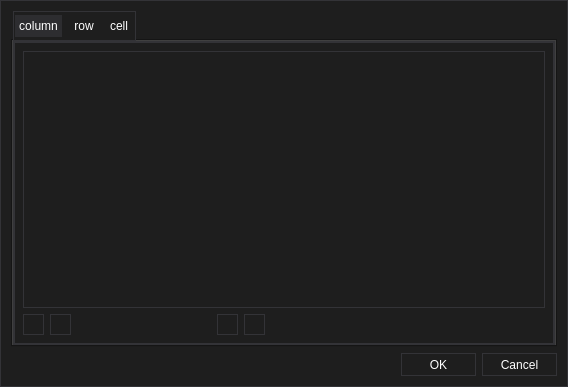
<?xml version="1.0" encoding="UTF-8"?>
<ui version="4.0">
 <class>TableBoxEditerDialog</class>
 <widget class="QDialog" name="TableBoxEditerDialog">
  <property name="geometry">
   <rect>
    <x>0</x>
    <y>0</y>
    <width>568</width>
    <height>387</height>
   </rect>
  </property>
  <property name="font">
   <font>
    <family>Arial</family>
   </font>
  </property>
  <property name="windowTitle">
   <string>Edit Table Cell</string>
  </property>
  <property name="windowIcon">
   <iconset resource="UIDesigner.qrc">
    <normaloff>:/UIDesigner/Resources/UI.png</normaloff>:/UIDesigner/Resources/UI.png</iconset>
  </property>
  <property name="styleSheet">
   <string notr="true">/*
	Copyright 2013 Emanuel Claesson

	Licensed under the Apache License, Version 2.0 (the &quot;License&quot;);
	you may not use this file except in compliance with the License.
	You may obtain a copy of the License at

		http://www.apache.org/licenses/LICENSE-2.0

	Unless required by applicable law or agreed to in writing, software
	distributed under the License is distributed on an &quot;AS IS&quot; BASIS,
	WITHOUT WARRANTIES OR CONDITIONS OF ANY KIND, either express or implied.
	See the License for the specific language governing permissions and
	limitations under the License.
*/

/*
	COLOR_DARK     = #1e1e1e
	COLOR_MEDIUM   = #2d2d30
	COLOR_MEDLIGHT = #333337
	COLOR_LIGHT    = #FFFFFF
	COLOR_ACCENT   = #3f3f46
*/

* {
	background: #1e1e1e;
	color: #FFFFFF;
	border: 1px solid #333337;
}

QWidget::item:selected {
	background: #3f3f46;
}

QCheckBox, QRadioButton {
	border: none;
}

QRadioButton::indicator, QCheckBox::indicator {
	width: 13px;
	height: 13px;
}

QRadioButton::indicator::unchecked, QCheckBox::indicator::unchecked {
	border: 1px solid #333337;
	background: none;
}

QRadioButton::indicator:unchecked:hover, QCheckBox::indicator:unchecked:hover {
	border: 1px solid #FFFFFF;
}

QRadioButton::indicator::checked, QCheckBox::indicator::checked {
	border: 1px solid #333337;
	background: #333337;
}

QRadioButton::indicator:checked:hover, QCheckBox::indicator:checked:hover {
	border: 1px solid #FFFFFF;
	background: #FFFFFF;
}

QGroupBox {
	margin-top: 6px;
}

QGroupBox::title {
	top: -7px;
	left: 7px;
}

QScrollBar {
	border: 1px solid #686868;
	background: #1e1e1e;
}

QScrollBar:horizontal {
	height: 15px;
	margin: 0px 0px 0px 32px;
}

QScrollBar:vertical {
	width: 15px;
	margin: 32px 0px 0px 0px;
}

QScrollBar::handle {
	background: #2d2d30;
	border: 1px solid #333337;
}

QScrollBar::handle:horizontal {
	border-width: 0px 1px 0px 1px;
}

QScrollBar::handle:vertical {
	border-width: 1px 0px 1px 0px;
}

QScrollBar::handle:horizontal {
	min-width: 20px;
}

QScrollBar::handle:vertical {
	min-height: 20px;
}

QScrollBar::add-line, QScrollBar::sub-line {
	background:#2d2d30;
	border: 1px solid #333337;
	subcontrol-origin: margin;
}

QScrollBar::add-line {
	position: absolute;
}

QScrollBar::add-line:horizontal {
	width: 15px;
	subcontrol-position: left;
	left: 15px;
}

QScrollBar::add-line:vertical {
	height: 15px;
	subcontrol-position: top;
	top: 15px;
}

QScrollBar::sub-line:horizontal {
	width: 15px;
	subcontrol-position: top left;
}

QScrollBar::sub-line:vertical {
	height: 15px;
	subcontrol-position: top;
}

QScrollBar:left-arrow, QScrollBar::right-arrow, QScrollBar::up-arrow, QScrollBar::down-arrow {
	border: 1px solid #333337;
	width: 3px;
	height: 3px;
}

QScrollBar::add-page, QScrollBar::sub-page {
	background: none;
}

QAbstractButton:hover {
	background: #2d2d30;
}

QAbstractButton:pressed {
	background: #333337;
}

QAbstractItemView {
	show-decoration-selected: 1;
	selection-background-color: #3f3f46;
	selection-color: #FFFFFF;
	alternate-background-color: #2d2d30;
}

QHeaderView {
	border: 1px solid #333337;
}

QHeaderView::section {
	background: #1e1e1e;
	border: 1px solid #333337;
	padding: 4px;
}

QHeaderView::section:selected, QHeaderView::section::checked {
	background: #2d2d30;
}

QTableView {
	gridline-color: #333337;
}

QTabBar {
	margin-left: 2px;
}

QTabBar::tab {
	border-radius: 0px;
	padding: 4px;
	margin: 4px;
}

QTabBar::tab:selected {
	background: #2d2d30;
}

QComboBox::down-arrow {
	border: 1px solid #333337;
	background: #2d2d30;
}

QComboBox::drop-down {
	border: 1px solid #333337;
	background: #2d2d30;
}

QComboBox::down-arrow {
	width: 3px;
	height: 3px;
	border: 1px solid #333337;
}

QAbstractSpinBox {
	padding-right: 15px;
}

QAbstractSpinBox::up-button, QAbstractSpinBox::down-button {
	border: 1px solid #333337;
	background: #2d2d30;
	subcontrol-origin: border;
}

QAbstractSpinBox::up-arrow, QAbstractSpinBox::down-arrow {
	width: 3px;
	height: 3px;
	border: 1px solid #333337;
}

QSlider {
	border: none;
}

QSlider::groove:horizontal {
	height: 5px;
	margin: 4px 0px 4px 0px;
}

QSlider::groove:vertical {
	width: 5px;
	margin: 0px 4px 0px 4px;
}

QSlider::handle {
	border: 1px solid #333337;
	background: #2d2d30;
}

QSlider::handle:horizontal {
	width: 15px;
	margin: -4px 0px -4px 0px;
}

QSlider::handle:vertical {
	height: 15px;
	margin: 0px -4px 0px -4px;
}

QSlider::add-page:vertical, QSlider::sub-page:horizontal {
	background: #3f3f46;
}

QSlider::sub-page:vertical, QSlider::add-page:horizontal {
	background: #2d2d30;
}

QLabel {
	border: none;
}

QProgressBar {
	text-align: center;
}

QProgressBar::chunk {
	width: 1px;
	background-color: #3f3f46;
}

QMenu::separator {
	background: #2d2d30;
}</string>
  </property>
  <property name="locale">
   <locale language="English" country="UnitedStates"/>
  </property>
  <layout class="QVBoxLayout" name="verticalLayout">
   <item>
    <widget class="QTabWidget" name="_tabWidget">
     <property name="font">
      <font>
       <family>Arial</family>
      </font>
     </property>
     <property name="styleSheet">
      <string notr="true">/*
	Copyright 2013 Emanuel Claesson

	Licensed under the Apache License, Version 2.0 (the &quot;License&quot;);
	you may not use this file except in compliance with the License.
	You may obtain a copy of the License at

		http://www.apache.org/licenses/LICENSE-2.0

	Unless required by applicable law or agreed to in writing, software
	distributed under the License is distributed on an &quot;AS IS&quot; BASIS,
	WITHOUT WARRANTIES OR CONDITIONS OF ANY KIND, either express or implied.
	See the License for the specific language governing permissions and
	limitations under the License.
*/

/*
	COLOR_DARK     = #1e1e1e
	COLOR_MEDIUM   = #2d2d30
	COLOR_MEDLIGHT = #333337
	COLOR_LIGHT    = #FFFFFF
	COLOR_ACCENT   = #3f3f46
*/

* {
	background: #1e1e1e;
	color: #FFFFFF;
	border: 1px solid #333337;
}

QWidget::item:selected {
	background: #3f3f46;
}

QCheckBox, QRadioButton {
	border: none;
}

QRadioButton::indicator, QCheckBox::indicator {
	width: 13px;
	height: 13px;
}

QRadioButton::indicator::unchecked, QCheckBox::indicator::unchecked {
	border: 1px solid #333337;
	background: none;
}

QRadioButton::indicator:unchecked:hover, QCheckBox::indicator:unchecked:hover {
	border: 1px solid #FFFFFF;
}

QRadioButton::indicator::checked, QCheckBox::indicator::checked {
	border: 1px solid #333337;
	background: #333337;
}

QRadioButton::indicator:checked:hover, QCheckBox::indicator:checked:hover {
	border: 1px solid #FFFFFF;
	background: #FFFFFF;
}

QGroupBox {
	margin-top: 6px;
}

QGroupBox::title {
	top: -7px;
	left: 7px;
}

QScrollBar {
	border: 1px solid #686868;
	background: #1e1e1e;
}

QScrollBar:horizontal {
	height: 15px;
	margin: 0px 0px 0px 32px;
}

QScrollBar:vertical {
	width: 15px;
	margin: 32px 0px 0px 0px;
}

QScrollBar::handle {
	background: #2d2d30;
	border: 1px solid #333337;
}

QScrollBar::handle:horizontal {
	border-width: 0px 1px 0px 1px;
}

QScrollBar::handle:vertical {
	border-width: 1px 0px 1px 0px;
}

QScrollBar::handle:horizontal {
	min-width: 20px;
}

QScrollBar::handle:vertical {
	min-height: 20px;
}

QScrollBar::add-line, QScrollBar::sub-line {
	background:#2d2d30;
	border: 1px solid #333337;
	subcontrol-origin: margin;
}

QScrollBar::add-line {
	position: absolute;
}

QScrollBar::add-line:horizontal {
	width: 15px;
	subcontrol-position: left;
	left: 15px;
}

QScrollBar::add-line:vertical {
	height: 15px;
	subcontrol-position: top;
	top: 15px;
}

QScrollBar::sub-line:horizontal {
	width: 15px;
	subcontrol-position: top left;
}

QScrollBar::sub-line:vertical {
	height: 15px;
	subcontrol-position: top;
}

QScrollBar:left-arrow, QScrollBar::right-arrow, QScrollBar::up-arrow, QScrollBar::down-arrow {
	border: 1px solid #333337;
	width: 3px;
	height: 3px;
}

QScrollBar::add-page, QScrollBar::sub-page {
	background: none;
}

QAbstractButton:hover {
	background: #2d2d30;
}

QAbstractButton:pressed {
	background: #333337;
}

QAbstractItemView {
	show-decoration-selected: 1;
	selection-background-color: #3f3f46;
	selection-color: #FFFFFF;
	alternate-background-color: #2d2d30;
}

QHeaderView {
	border: 1px solid #333337;
}

QHeaderView::section {
	background: #1e1e1e;
	border: 1px solid #333337;
	padding: 4px;
}

QHeaderView::section:selected, QHeaderView::section::checked {
	background: #2d2d30;
}

QTableView {
	gridline-color: #333337;
}

QTabBar {
	margin-left: 2px;
}

QTabBar::tab {
	border-radius: 0px;
	padding: 4px;
	margin: 4px;
}

QTabBar::tab:selected {
	background: #2d2d30;
}

QComboBox::down-arrow {
	border: 1px solid #333337;
	background: #2d2d30;
}

QComboBox::drop-down {
	border: 1px solid #333337;
	background: #2d2d30;
}

QComboBox::down-arrow {
	width: 3px;
	height: 3px;
	border: 1px solid #333337;
}

QAbstractSpinBox {
	padding-right: 15px;
}

QAbstractSpinBox::up-button, QAbstractSpinBox::down-button {
	border: 1px solid #333337;
	background: #2d2d30;
	subcontrol-origin: border;
}

QAbstractSpinBox::up-arrow, QAbstractSpinBox::down-arrow {
	width: 3px;
	height: 3px;
	border: 1px solid #333337;
}

QSlider {
	border: none;
}

QSlider::groove:horizontal {
	height: 5px;
	margin: 4px 0px 4px 0px;
}

QSlider::groove:vertical {
	width: 5px;
	margin: 0px 4px 0px 4px;
}

QSlider::handle {
	border: 1px solid #333337;
	background: #2d2d30;
}

QSlider::handle:horizontal {
	width: 15px;
	margin: -4px 0px -4px 0px;
}

QSlider::handle:vertical {
	height: 15px;
	margin: 0px -4px 0px -4px;
}

QSlider::add-page:vertical, QSlider::sub-page:horizontal {
	background: #3f3f46;
}

QSlider::sub-page:vertical, QSlider::add-page:horizontal {
	background: #2d2d30;
}

QLabel {
	border: none;
}

QProgressBar {
	text-align: center;
}

QProgressBar::chunk {
	width: 1px;
	background-color: #3f3f46;
}

QMenu::separator {
	background: #2d2d30;
}</string>
     </property>
     <property name="currentIndex">
      <number>0</number>
     </property>
     <widget class="QWidget" name="_column">
      <property name="font">
       <font>
        <family>Arial</family>
       </font>
      </property>
      <attribute name="title">
       <string>column</string>
      </attribute>
      <layout class="QVBoxLayout" name="verticalLayout_3">
       <item>
        <widget class="QListWidget" name="_columnList">
         <property name="font">
          <font>
           <family>Arial</family>
          </font>
         </property>
        </widget>
       </item>
       <item>
        <layout class="QHBoxLayout" name="horizontalLayout_3">
         <item>
          <widget class="QToolButton" name="_cAddBtn">
           <property name="font">
            <font>
             <family>Arial</family>
            </font>
           </property>
           <property name="text">
            <string/>
           </property>
           <property name="icon">
            <iconset resource="UIDesigner.qrc">
             <normaloff>:/UIDesigner/Resources/add.png</normaloff>:/UIDesigner/Resources/add.png</iconset>
           </property>
          </widget>
         </item>
         <item>
          <widget class="QToolButton" name="_cDelBtn">
           <property name="font">
            <font>
             <family>Arial</family>
            </font>
           </property>
           <property name="text">
            <string/>
           </property>
           <property name="icon">
            <iconset resource="UIDesigner.qrc">
             <normaloff>:/UIDesigner/Resources/del.png</normaloff>:/UIDesigner/Resources/del.png</iconset>
           </property>
          </widget>
         </item>
         <item>
          <spacer name="horizontalSpacer_7">
           <property name="orientation">
            <enum>Qt::Horizontal</enum>
           </property>
           <property name="sizeHint" stdset="0">
            <size>
             <width>40</width>
             <height>20</height>
            </size>
           </property>
          </spacer>
         </item>
         <item>
          <widget class="QToolButton" name="_cMoveUpBtn">
           <property name="font">
            <font>
             <family>Arial</family>
            </font>
           </property>
           <property name="text">
            <string/>
           </property>
           <property name="icon">
            <iconset resource="UIDesigner.qrc">
             <normaloff>:/UIDesigner/Resources/up.png</normaloff>:/UIDesigner/Resources/up.png</iconset>
           </property>
          </widget>
         </item>
         <item>
          <widget class="QToolButton" name="_cMoveDownBtn">
           <property name="font">
            <font>
             <family>Arial</family>
            </font>
           </property>
           <property name="text">
            <string/>
           </property>
           <property name="icon">
            <iconset resource="UIDesigner.qrc">
             <normaloff>:/UIDesigner/Resources/down.png</normaloff>:/UIDesigner/Resources/down.png</iconset>
           </property>
          </widget>
         </item>
         <item>
          <spacer name="horizontalSpacer_8">
           <property name="orientation">
            <enum>Qt::Horizontal</enum>
           </property>
           <property name="sizeHint" stdset="0">
            <size>
             <width>40</width>
             <height>20</height>
            </size>
           </property>
          </spacer>
         </item>
         <item>
          <spacer name="horizontalSpacer_9">
           <property name="orientation">
            <enum>Qt::Horizontal</enum>
           </property>
           <property name="sizeHint" stdset="0">
            <size>
             <width>40</width>
             <height>20</height>
            </size>
           </property>
          </spacer>
         </item>
        </layout>
       </item>
      </layout>
     </widget>
     <widget class="QWidget" name="_row">
      <attribute name="title">
       <string>row</string>
      </attribute>
      <layout class="QVBoxLayout" name="verticalLayout_2">
       <item>
        <widget class="QListWidget" name="_rowList"/>
       </item>
       <item>
        <layout class="QHBoxLayout" name="horizontalLayout_2">
         <item>
          <widget class="QToolButton" name="_rAddBtn">
           <property name="text">
            <string/>
           </property>
           <property name="icon">
            <iconset resource="UIDesigner.qrc">
             <normaloff>:/UIDesigner/Resources/add.png</normaloff>:/UIDesigner/Resources/add.png</iconset>
           </property>
          </widget>
         </item>
         <item>
          <widget class="QToolButton" name="_rDelBtn">
           <property name="text">
            <string/>
           </property>
           <property name="icon">
            <iconset resource="UIDesigner.qrc">
             <normaloff>:/UIDesigner/Resources/del.png</normaloff>:/UIDesigner/Resources/del.png</iconset>
           </property>
          </widget>
         </item>
         <item>
          <spacer name="horizontalSpacer_2">
           <property name="orientation">
            <enum>Qt::Horizontal</enum>
           </property>
           <property name="sizeHint" stdset="0">
            <size>
             <width>40</width>
             <height>20</height>
            </size>
           </property>
          </spacer>
         </item>
         <item>
          <widget class="QToolButton" name="_rMoveUpBtn">
           <property name="text">
            <string/>
           </property>
           <property name="icon">
            <iconset resource="UIDesigner.qrc">
             <normaloff>:/UIDesigner/Resources/up.png</normaloff>:/UIDesigner/Resources/up.png</iconset>
           </property>
          </widget>
         </item>
         <item>
          <widget class="QToolButton" name="_rMoveDownBtn">
           <property name="text">
            <string/>
           </property>
           <property name="icon">
            <iconset resource="UIDesigner.qrc">
             <normaloff>:/UIDesigner/Resources/down.png</normaloff>:/UIDesigner/Resources/down.png</iconset>
           </property>
          </widget>
         </item>
         <item>
          <spacer name="horizontalSpacer_3">
           <property name="orientation">
            <enum>Qt::Horizontal</enum>
           </property>
           <property name="sizeHint" stdset="0">
            <size>
             <width>40</width>
             <height>20</height>
            </size>
           </property>
          </spacer>
         </item>
         <item>
          <spacer name="horizontalSpacer_6">
           <property name="orientation">
            <enum>Qt::Horizontal</enum>
           </property>
           <property name="sizeHint" stdset="0">
            <size>
             <width>40</width>
             <height>20</height>
            </size>
           </property>
          </spacer>
         </item>
        </layout>
       </item>
      </layout>
     </widget>
     <widget class="QWidget" name="_cell">
      <attribute name="title">
       <string>cell</string>
      </attribute>
      <layout class="QVBoxLayout" name="verticalLayout_4">
       <item>
        <widget class="QTableWidget" name="_cellTable">
         <property name="selectionMode">
          <enum>QAbstractItemView::SingleSelection</enum>
         </property>
        </widget>
       </item>
       <item>
        <layout class="QHBoxLayout" name="horizontalLayout_4">
         <item>
          <spacer name="horizontalSpacer_11">
           <property name="orientation">
            <enum>Qt::Horizontal</enum>
           </property>
           <property name="sizeHint" stdset="0">
            <size>
             <width>40</width>
             <height>20</height>
            </size>
           </property>
          </spacer>
         </item>
         <item>
          <widget class="QPushButton" name="_propertyBtn">
           <property name="minimumSize">
            <size>
             <width>75</width>
             <height>23</height>
            </size>
           </property>
           <property name="font">
            <font>
             <family>Arial</family>
            </font>
           </property>
           <property name="text">
            <string>Property&lt;&lt;</string>
           </property>
          </widget>
         </item>
        </layout>
       </item>
      </layout>
     </widget>
    </widget>
   </item>
   <item>
    <layout class="QHBoxLayout" name="horizontalLayout">
     <item>
      <spacer name="horizontalSpacer">
       <property name="orientation">
        <enum>Qt::Horizontal</enum>
       </property>
       <property name="sizeHint" stdset="0">
        <size>
         <width>40</width>
         <height>20</height>
        </size>
       </property>
      </spacer>
     </item>
     <item>
      <widget class="QPushButton" name="_okBtn">
       <property name="minimumSize">
        <size>
         <width>75</width>
         <height>23</height>
        </size>
       </property>
       <property name="font">
        <font>
         <family>Arial</family>
        </font>
       </property>
       <property name="text">
        <string>OK</string>
       </property>
      </widget>
     </item>
     <item>
      <widget class="QPushButton" name="_cancelBtn">
       <property name="minimumSize">
        <size>
         <width>75</width>
         <height>23</height>
        </size>
       </property>
       <property name="font">
        <font>
         <family>Arial</family>
        </font>
       </property>
       <property name="text">
        <string>Cancel</string>
       </property>
      </widget>
     </item>
    </layout>
   </item>
  </layout>
 </widget>
 <resources>
  <include location="UIDesigner.qrc"/>
 </resources>
 <connections>
  <connection>
   <sender>_cancelBtn</sender>
   <signal>clicked()</signal>
   <receiver>TableBoxEditerDialog</receiver>
   <slot>reject()</slot>
   <hints>
    <hint type="sourcelabel">
     <x>500</x>
     <y>363</y>
    </hint>
    <hint type="destinationlabel">
     <x>496</x>
     <y>379</y>
    </hint>
   </hints>
  </connection>
 </connections>
</ui>
